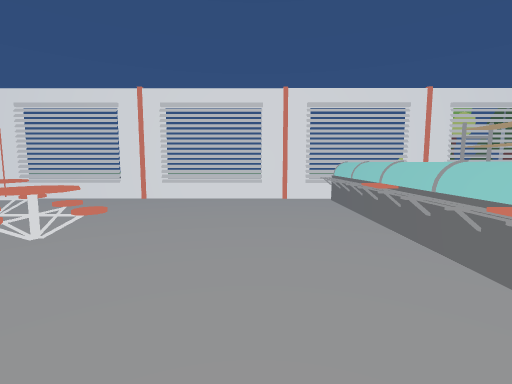
[1] (above)

19 first-person views from a walk through a 3-D level made in the Unity game engine. The camera is 1.4 m above the floor, tilts 6° down and sees 85° across. Doors are open. The floor is counted in squares, 1 m on a side. Each view is taken from the middle of a square. On the plan, view 1 faces up. The plan holds only what a view shows up to about 14 squares ahead; the rest is blank. The place goes on beyond the plan. The player is left out. Some animated figures are left out.

[2]
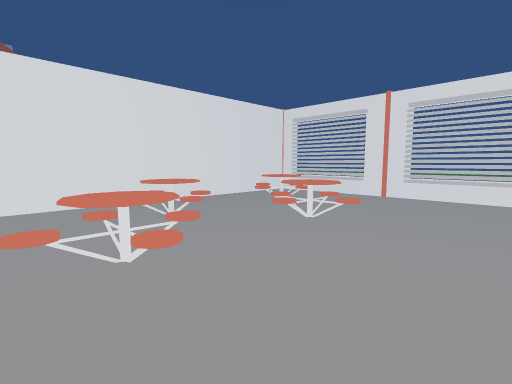

[3]
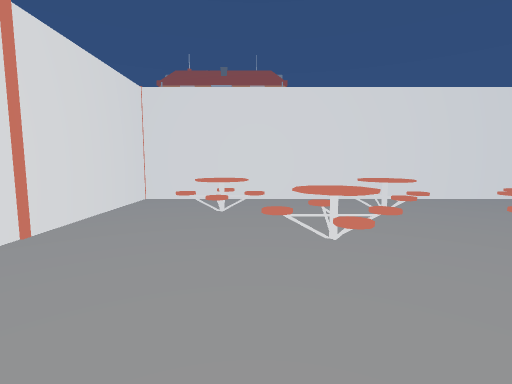

[4]
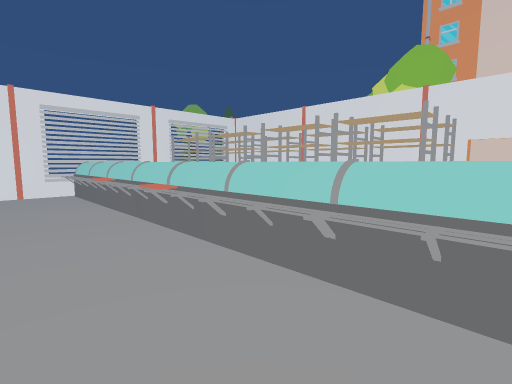

[5]
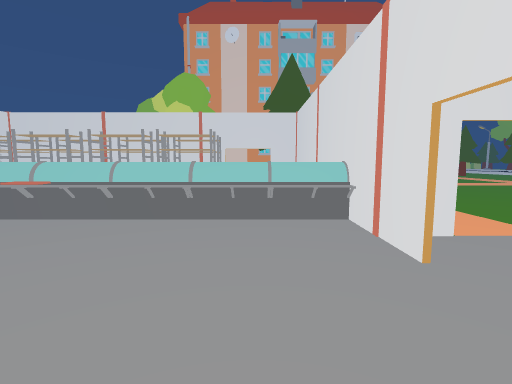

[6]
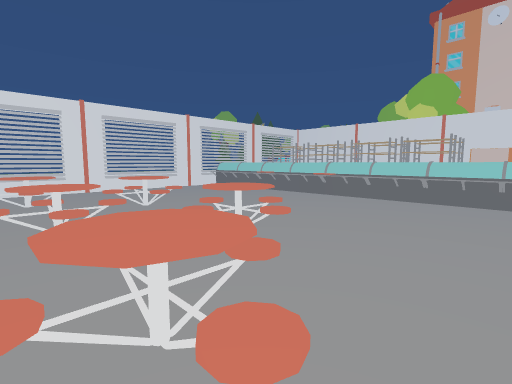

[7]
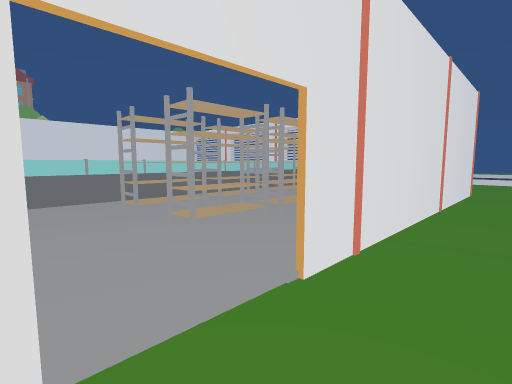

[8]
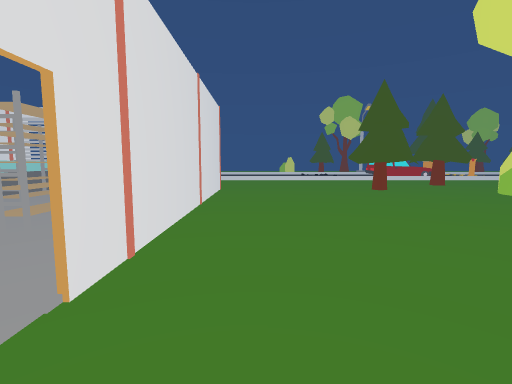

[9]
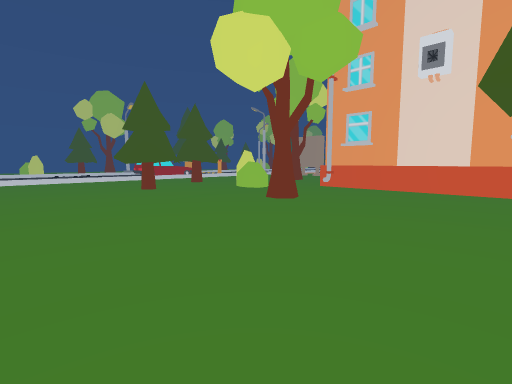

[10]
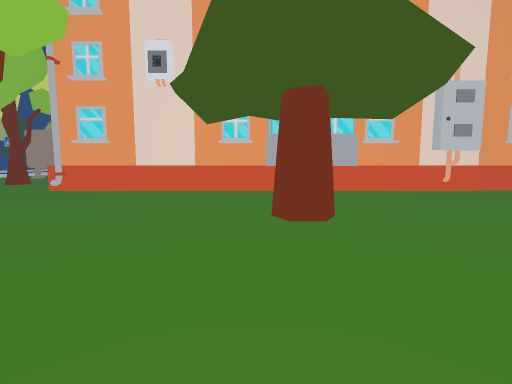

[11]
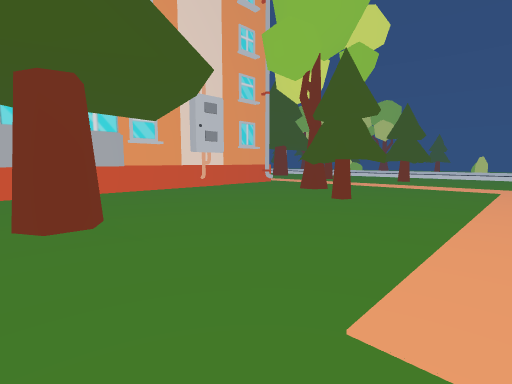

[12]
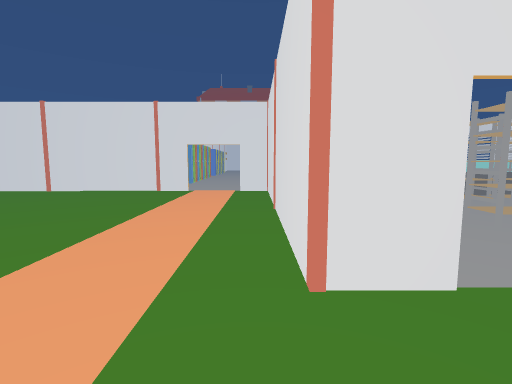

[13]
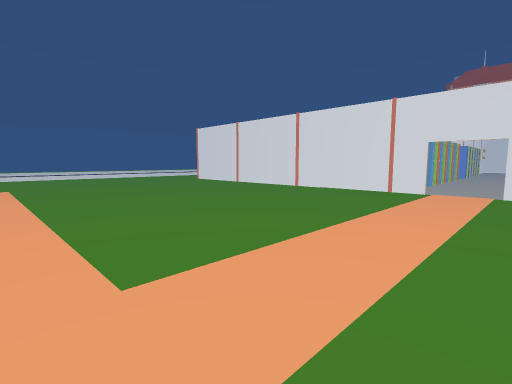

[14]
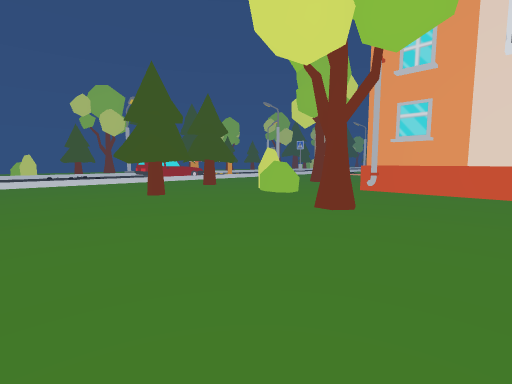

[15]
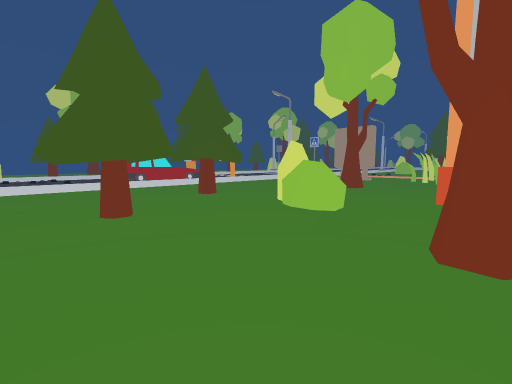

[16]
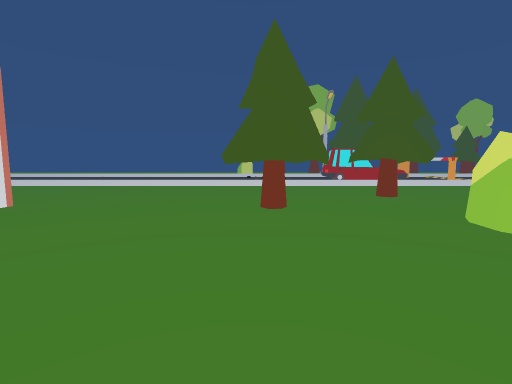

[17]
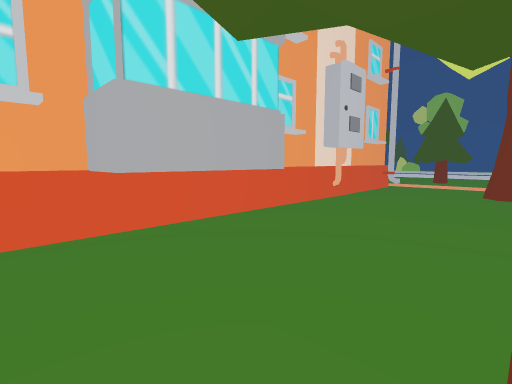

[18]
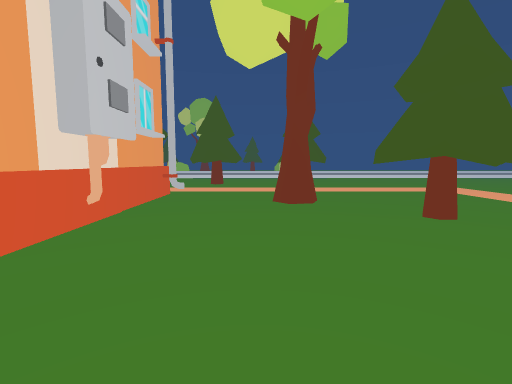

[19]
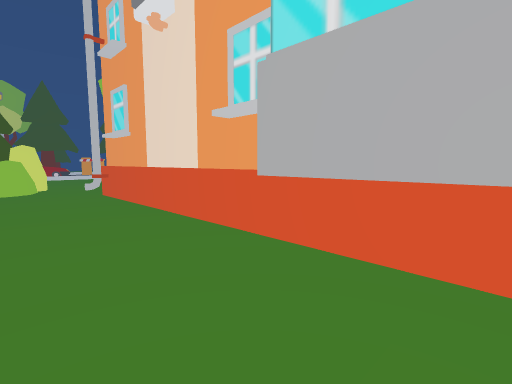

### Floor plan
Key: @ floor where view 1 was taken; # wall or solid block; . floor; D open door; O other object.
Columns run from 10 left of view 1 to 31 right of it. Each row starts with its distance up from view 1.
 12                       ........ OO..OO.
 11 ##############  ##    #......OOOO.....
 10  ............OO       #......OOOO...OO
  9  ............OO  O O  #.......OO....OO  ..
  8  ..O.........OO  O O  #............OOO....
  7 #.OOO........OO..O OO #.............O.....
  6 #..O..O......OO..O OO #...................
  5 #....OOO.....OO  O O  #...............OO
  4 #..O..O......OO  O OO #..........O.....O
  3 #.OOO........OO..O.OO #..........O.....O
  2 #..O..O......OO..O.OO #................O
  1 #..O.OOO.....OO..O.O..#................O
  0 #....OOO..@..OO..O.OO.#................O
 -1 #..O..O......OO..O.OO.#................O
 -2 #.OOO........OO.......D................O
 -3 #..O.........O .......D. ..............O
 -4 #............O     ...#.. .............O
 -5  #######DD###OO########. . ............O
 -6          ..#............ .......OO....OO
 -7         ...D....................OO....OO
 -8         ...D..........................OO
 -9          ..D..........................OO
-10            #...........................O
-11            #...........................O
-12             ...........................O
-13            #..................O........O
-14            #.................OOOO......O
-15            #.................OOOO......O
-16             ... .............OOOO......O
-17            #..   ............. ........O
-18            #.     ....... .......OO....O

Positions as (right, up) in squares from view 1, and headings:
1: (0, 0), facing up
2: (0, -1), facing up-left
3: (1, -1), facing left
4: (0, -3), facing up-right
5: (-4, -3), facing right
6: (-8, -4), facing up-right
7: (14, -4), facing up-left
8: (14, -4), facing up
9: (14, -4), facing up-right
10: (15, -5), facing right
11: (15, -5), facing down-right
12: (15, -6), facing left
13: (15, -6), facing down-left
14: (15, -1), facing up-right
15: (18, 3), facing up-right
16: (20, 2), facing up
17: (23, -4), facing down-right
18: (25, -8), facing down
19: (25, -8), facing up-right
